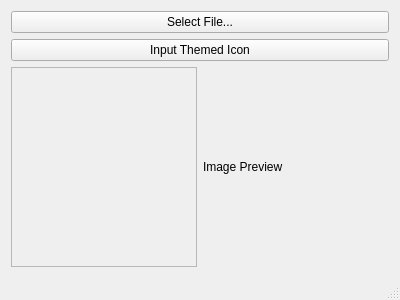
<?xml version="1.0" encoding="UTF-8"?>
<ui version="4.0">
 <class>MainWindow</class>
 <widget class="QMainWindow" name="MainWindow">
  <property name="geometry">
   <rect>
    <x>0</x>
    <y>0</y>
    <width>400</width>
    <height>300</height>
   </rect>
  </property>
  <property name="windowTitle">
   <string>MainWindow</string>
  </property>
  <widget class="QWidget" name="centralWidget">
   <layout class="QGridLayout" name="gridLayout">
    <item row="2" column="0">
     <widget class="QFrame" name="frame">
      <property name="frameShape">
       <enum>QFrame::StyledPanel</enum>
      </property>
      <property name="frameShadow">
       <enum>QFrame::Raised</enum>
      </property>
     </widget>
    </item>
    <item row="2" column="1">
     <widget class="QLabel" name="label">
      <property name="text">
       <string>Image Preview</string>
      </property>
     </widget>
    </item>
    <item row="1" column="0" colspan="2">
     <widget class="QPushButton" name="pushButton_2">
      <property name="text">
       <string>Input Themed Icon</string>
      </property>
     </widget>
    </item>
    <item row="0" column="0" colspan="2">
     <widget class="QPushButton" name="pushButton">
      <property name="text">
       <string>Select File...</string>
      </property>
     </widget>
    </item>
   </layout>
  </widget>
  <widget class="QStatusBar" name="statusBar"/>
 </widget>
 <layoutdefault spacing="6" margin="11"/>
 <resources/>
 <connections/>
</ui>
